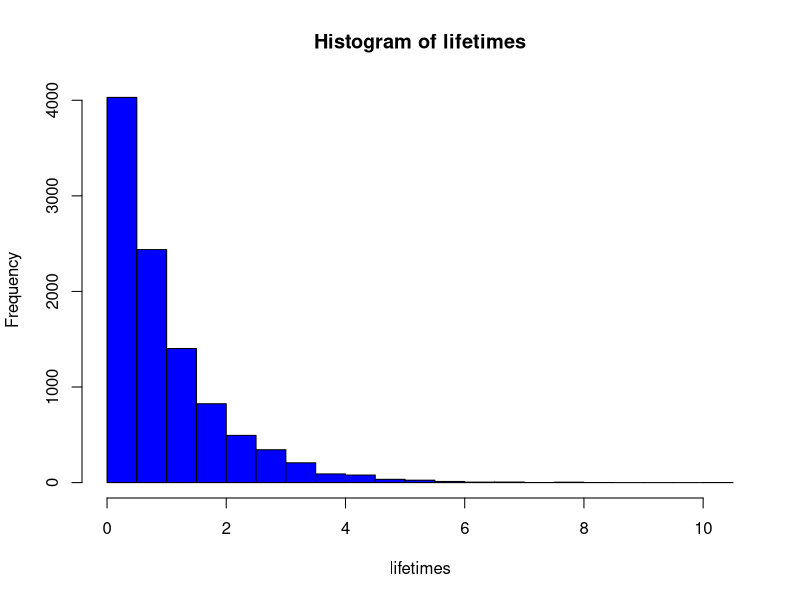
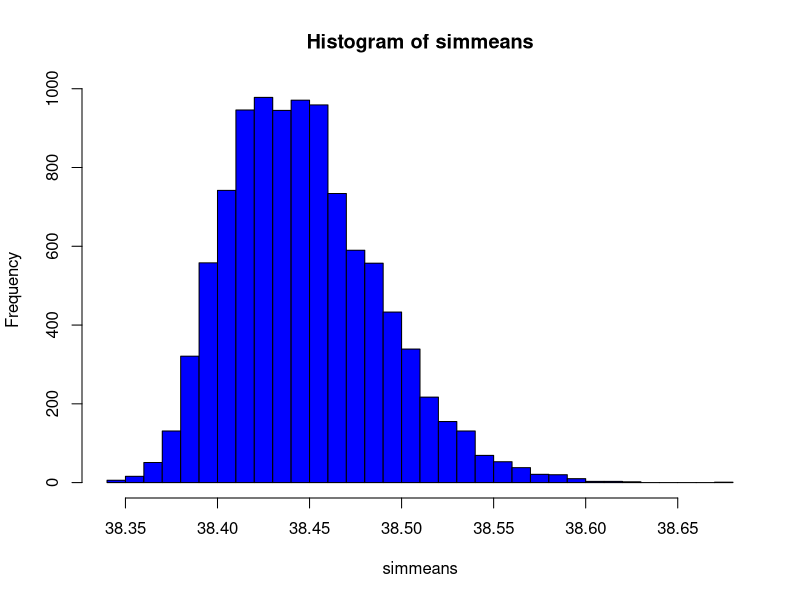
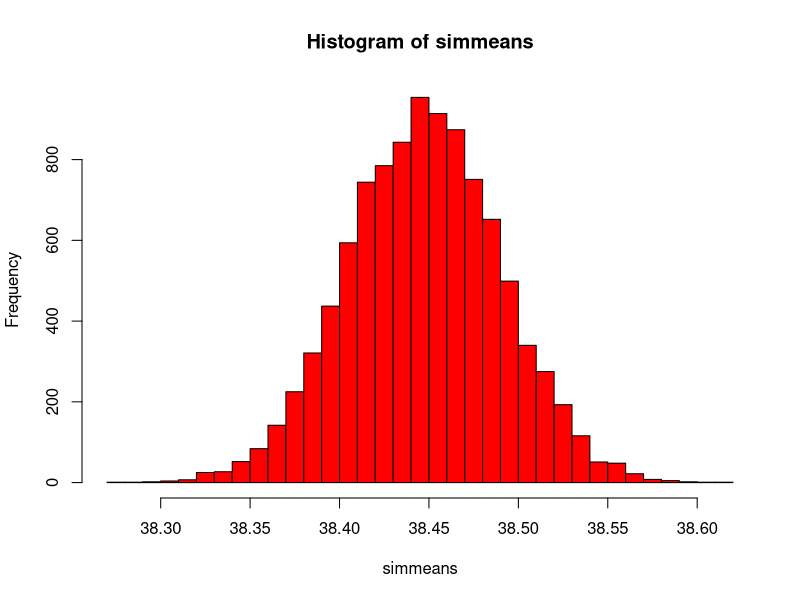
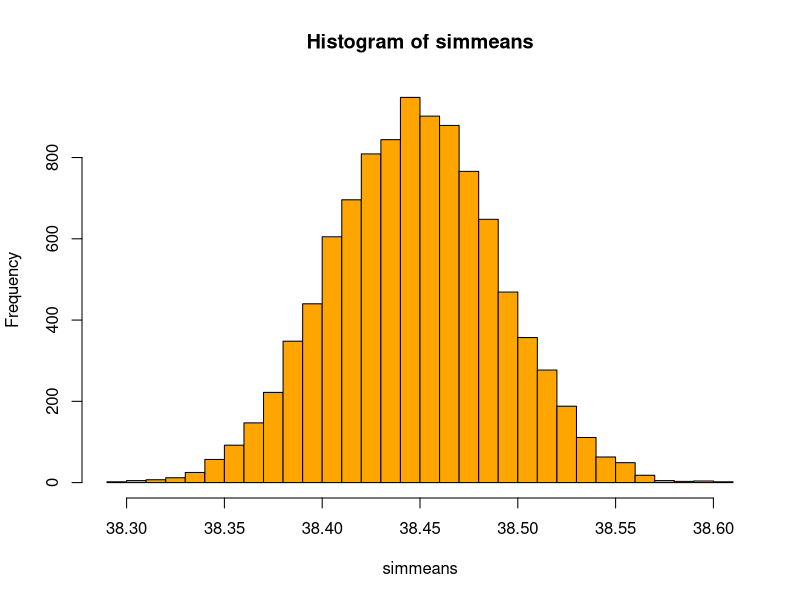
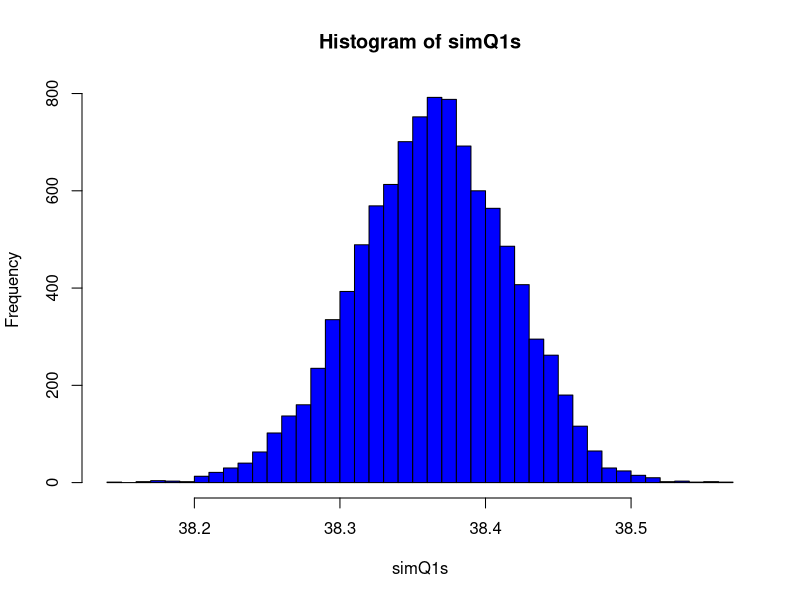

Write R code to recreate these figures, in order.
#### 4.1
### a
## Number of simulations 
k <- 10000
## Generating k component A liftetime
xA <- rexp(k, 1/2)
## Checking the mean of these 
mean(xA)


## Generating k component B liftetime
xB <- rexp(k, 1/3)
## Checking the mean of these 
mean(xB)


## Generating k component C liftetime
xC <- rexp(k, 1/5)
## Checking the mean of these 
mean(xC)

# Putting these three sets of k lifetime togethere into a
# single k-by-3 matrix:
x <- cbind(xA,xB,xC)

# Finding the minimum value of the three components 
# in each of the k situtions 
lifetimes <- apply(x, 1, min)

## Histogram of the simulated lifetimes 
hist(lifetimes, col = "blue", nclass = 30)

### b
## The estimated mean lifetime 
mean(lifetimes)

### c 
## The estimated std. dev. of the lifetime
sd(lifetimes)

### d 
## The fraction of times the simulated lifetimes was below or equal 1
mean(lifetimes <= 1)

### e 
## The estimated median lifetime
median(lifetimes)

### f 
## The estimated 10% quantile
quantile(lifetimes, 0.10)

#############################################
#### 4.3
###a
## To achieve a particular result 
set.seed(6287)

x <- c(38.43, 38.43, 38.39, 38.83, 38.45, 38.35,
       38.43, 38.31, 38.32, 38.48, 38.50)

## Number of simulations 
k <- 10000
simsamples <- replicate(k, sample(x, replace = TRUE))
simmeans <- apply(simsamples, 2, mean)
quantile(simmeans, c(0.025, 0.975))

hist(simmeans, col="blue", nclass=30)

### b
k <- 10000
n <- length(x)
simsamples <- replicate(k, rnorm(n, mean(x), sd(x)))
simmeans <- apply(simsamples, 2, mean)
quantile(simmeans, c(0.025, 0.975))

hist(simmeans, col="red", nclass=30)

t.test(x)

### c 
k <- 10000
simsamples <- replicate(k, rlnorm(n, mean(log(x)), sd(log(x))))
simmeans <- apply(simsamples, 2, mean)
quantile(simmeans, c(0.025, 0.975))

hist(simmeans, col="orange", nclass=30)

### d Find the 95% confidence interval for the lower quartile Q1 by the parametric bootstrap assuming the normal distribution for the observations.
Q1 <- function(x) { quantile(x, 0.25) }
k <- 10000
simsamples <- replicate(k, rnorm(n, mean(x), sd(x)))
simQ1s <- apply(simsamples, 2, Q1)
quantile(simQ1s, c(0.025, 0.975))

hist(simQ1s, col="blue", nclass=30)

### e Find the 95% confidence interval for the lower quartile Q1 by the nonparametric bootstrap (so without any distributional assumptions)
k <- 10000
simsamples <- replicate(k, sample(x,replace = TRUE))
simQ1s <- apply(simsamples, 2, Q1)
quantile(simQ1s, c(0.025, 0.975))


#### 4.4
### a
## Might to use the seed to achieve a particular result 
set.seed(98273)

x1 <- c(1, 2, 1, 3, 2, 1, 2, 3, 1, 1)
x2 <- c(3, 4, 2, 4, 2, 3, 2, 4, 3, 2)
## Number of simulated (bootstrapped) samples 
k <- 10000
## Simultaed samples of TV1 group
simx1samples = replicate(k, sample(x1, replace = TRUE))
## Simultae samples of TV2 group 
simx2samples = replicate(k, sample(x2, replace = TRUE))
simmeandifs = apply(simx1samples, 2, mean) - apply(simx2samples, 2, mean)
##The quantiles giving the 95% CI
quantile(simmeandifs, c(0.025, 0.975))

# We reject the null hypothesis of µ1 = µ2, since zero is not included in the CI of the
# differences.

### b)  Compare the two means assuming normal distributions for the two samples - without using simulations (or rather: assuming/hoping that the
### sample sizes are large enough to make the results approximately valid).
t.test(x1, x2)
# We reject the null hypothesis of µ1 = µ2.

### c) Compare the two means assuming normal distributions for the two samples - simulation based (parametric bootstrap confidence interval and relevant hypothesis test interpretation – in spite of the obviously wrong assumption).
simx1samples <- replicate(k, rnorm(n, mean(x1), sd(x1)))
simx2samples <- replicate(k, rnorm(n, mean(x2, sd(x2))))
simmeandifs = apply(simx1samples, 2, mean) - apply(simx2samples, 2, mean)
quantile(simmeandifs, c(0.025, 0.975)) # percentiles
# We reject the null hypothesis of  µ1 = µ2.


